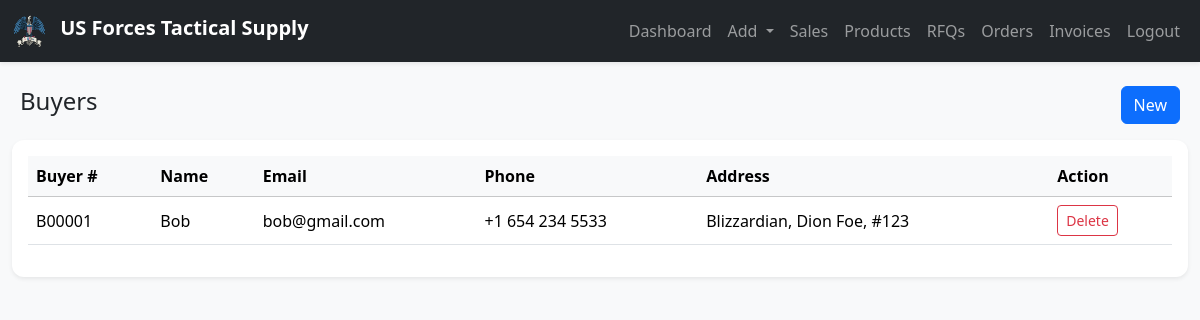
/modules/buyer.php (signed in), run on the app's committed database.
### tables this page shows
CREATE TABLE `buyer` (
  `id` int(11) NOT NULL,
  `code` varchar(20) DEFAULT NULL,
  `name` varchar(100) NOT NULL,
  `email` varchar(100) DEFAULT NULL,
  `phone` varchar(50) DEFAULT NULL,
  `address` text DEFAULT NULL,
  `created_at` timestamp NOT NULL DEFAULT current_timestamp()
);

### modules/buyer.php (the view, shortened to what this page needs)
<?php
include("../includes/auth.php");
include("../templates/header.php");
include("../templates/navbar.php");
$result = mysqli_query($conn, "SELECT * FROM buyer ORDER BY id DESC");
?>
<div class="container-fluid mt-4">
    <div class="d-flex justify-content-between align-items-center mb-3 px-2">
        <h4>Buyers</h4>
        <div>
            <button class="btn btn-primary" data-bs-toggle="modal" data-bs-target="#newBuyerModal">New</button>
        </div>
    </div>
    <div class="card shadow-sm border-0">
        <div class="card-body">
            <div class="table-responsive">
                <table class="table table-hover align-middle">
                    <thead class="table-light">
                        <tr>
                            <th>Buyer #</th>
                            <th>Name</th>
                            <th>Email</th>
                            <th>Phone</th>
                            <th>Address</th>
                            <th>Action</th>
                        </tr>
                    </thead>
                    <tbody>
                        <?php while ($b = mysqli_fetch_assoc($result)) { ?>
                            <tr>
                                <td><?= htmlspecialchars($b['code']) ?></td>
                                <td><?= htmlspecialchars($b['name']) ?></td>
                                <td><?= htmlspecialchars($b['email']) ?></td>
                                <td><?= htmlspecialchars($b['phone']) ?></td>
                                <td><?= nl2br(htmlspecialchars($b['address'])) ?></td>
                                <td>
                                    <a href="?delete=<?= $b['id'] ?>" class="btn btn-sm btn-outline-danger"
                                        onclick="return confirm('Delete this Buyer?');">
                                        Delete
                                    </a>
                                </td>
                            </tr>
                        <?php } ?>
                    </tbody>
                </table>
            </div>
        </div>
    </div>
</div>
<?php include("../templates/footer.php"); ?>

### assets/style.css (style rules this page uses)
body { font-family: 'Segoe UI', Tahoma, sans-serif; }
.card { border-radius: 12px; }

### data on the page
buyer: code "B00001", name "Bob", email "bob@gmail.com", phone "+1 654 234 5533", address "Blizzardian, Dion Foe, #123"
